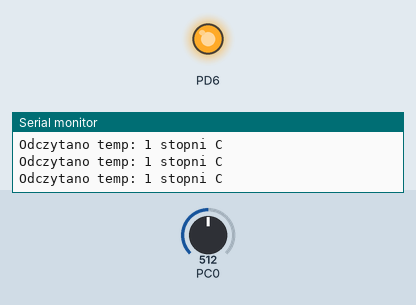
Bench run of a program on a simulated ATmega328P, built with avr-gcc and emulated at 16 MHz (the files do not name the chip). On the bench: output pins drawn as LEDs (lit = HIGH), the last lines printed to the serial monitor. Inputs (shaded band) come from the test bench; at power-on: PC0 = 512.

Above: at 1.2 s.
1.3 s: PC0 set to 787
4.3 s: PC0 set to 813
At 4.9 s:
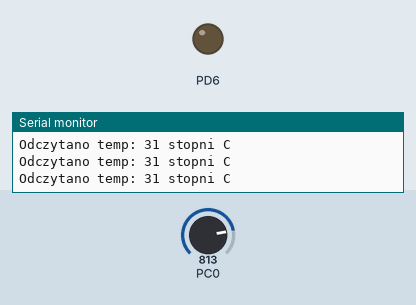
5.8 s: PC0 set to 790
At 6.5 s:
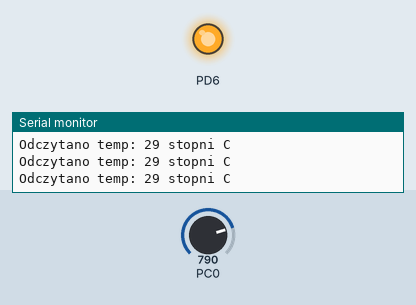
8.8 s: PC0 set to 810
At 9.4 s:
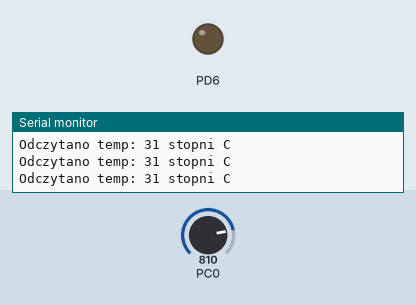
Timing chart, 0 to 11.8 s (numbered marks = the images above; inputs shaded):
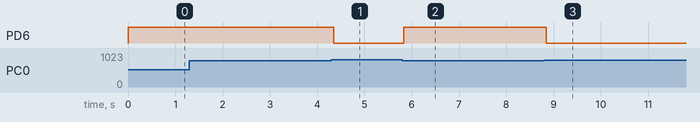

The program:

main.c
```c
/*
 * Grzalka.c
 *
 * Created: 2017-11-20 21:38:07
 * Author : Radoslaw Madzia
 * Wykorzystano fragmenty kodu do komunikacji Uart, oraz fragment przyk³adowej inicjalizacji ADC
 */


#define F_CPU 16000000L
#include <avr/io.h>
#include <util/delay.h>
#include <stdio.h>
#include <inttypes.h>

#define BAUD 9600
#define UBRR_VALUE ((F_CPU)/16/(BAUD)-1)

void uart_init()
{
	UBRR0 = UBRR_VALUE;
	UCSR0B = _BV(RXEN0) | _BV(TXEN0);
	UCSR0C = _BV(UCSZ00) | _BV(UCSZ01);

	UCSR0A = 0;
}

int uart_transmit(char data, FILE *stream)
{
	while(!(UCSR0A & _BV(UDRE0)));
	UDR0 = data;
	return 0;
}

int uart_receive(FILE *stream)
{
	while (!(UCSR0A & _BV(RXC0)));
	return UDR0;
}

void adc_init()
{
	ADMUX   = _BV(REFS1) | _BV(REFS0); // referencja AVcc, wej cie ADC0
	DIDR0   = _BV(ADC0D); // wy³¹cz wej cie cyfrowe na ADC0
	// czêstotliwo æ zegara ADC 125 kHz (16 MHz / 128)
	ADCSRA  = _BV(ADPS0) | _BV(ADPS1) | _BV(ADPS2); // preskaler 128
	ADCSRA |= _BV(ADEN); // w³¹cz ADC
}

FILE uart_file;

int main(void)
{
	DDRD = 0x40;

	TCCR0A |= (1<<WGM00)|(1<<WGM01)|(1<<COM0A1)|_BV(COM0A0)|(1<<COM0B1);
	TCCR0B =_BV(CS00);

   uart_init();
   fdev_setup_stream(&uart_file, uart_transmit, uart_receive, _FDEV_SETUP_RW);
   stdin = stdout = stderr = &uart_file;
   adc_init();

   while(1) {
		ADCSRA |= _BV(ADSC);
		while (!(ADCSRA & _BV(ADIF)));
		ADCSRA |= _BV(ADIF);
		uint16_t v = ADC;
		printf("Odczytano temp: %"PRIu16" stopni C \n", (v-500)/10);
		if(v < 795)
			OCR0A = 0;
		if(v>800)
			OCR0A = 255;

   }
}
```

Measured:
- the behaviour switches between 800 and 801 on PC0 (found by bisection; images 0 and 1)
- after the input at 4.3 s, PD6: HIGH → LOW after 0.05 s
- after the input at 5.8 s, PD6: LOW → HIGH at once
- after the input at 8.8 s, PD6: HIGH → LOW after 0.05 s
